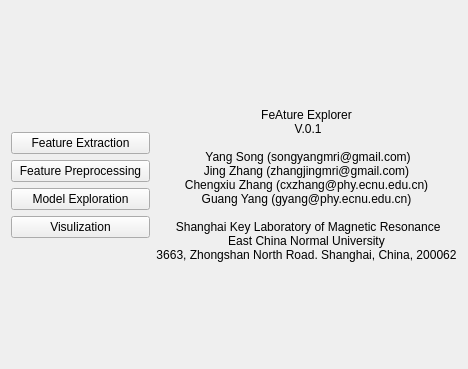
<?xml version="1.0" encoding="UTF-8"?>
<ui version="4.0">
 <class>HomePage</class>
 <widget class="QWidget" name="HomePage">
  <property name="geometry">
   <rect>
    <x>0</x>
    <y>0</y>
    <width>468</width>
    <height>369</height>
   </rect>
  </property>
  <property name="windowTitle">
   <string>FeAture Explorer (Research Used Only)</string>
  </property>
  <layout class="QGridLayout" name="gridLayout">
   <item row="0" column="0">
    <layout class="QHBoxLayout" name="horizontalLayout">
     <item>
      <layout class="QVBoxLayout" name="verticalLayout" stretch="2,1,1,1,1,2">
       <item>
        <spacer name="verticalSpacer">
         <property name="orientation">
          <enum>Qt::Vertical</enum>
         </property>
         <property name="sizeHint" stdset="0">
          <size>
           <width>20</width>
           <height>40</height>
          </size>
         </property>
        </spacer>
       </item>
       <item>
        <widget class="QPushButton" name="buttonFeatureExtraction">
         <property name="text">
          <string>Feature Extraction</string>
         </property>
        </widget>
       </item>
       <item>
        <widget class="QPushButton" name="buttonFeaturePreprocessing">
         <property name="text">
          <string>Feature Preprocessing</string>
         </property>
        </widget>
       </item>
       <item>
        <widget class="QPushButton" name="buttonModelExploration">
         <property name="text">
          <string>Model Exploration</string>
         </property>
        </widget>
       </item>
       <item>
        <widget class="QPushButton" name="buttonVisulization">
         <property name="text">
          <string>Visulization</string>
         </property>
        </widget>
       </item>
       <item>
        <spacer name="verticalSpacer_2">
         <property name="orientation">
          <enum>Qt::Vertical</enum>
         </property>
         <property name="sizeHint" stdset="0">
          <size>
           <width>20</width>
           <height>40</height>
          </size>
         </property>
        </spacer>
       </item>
      </layout>
     </item>
     <item>
      <widget class="QLabel" name="labelIntroduction">
       <property name="text">
        <string>FeAture Explorer
 V.0.1

 Yang Song (songyangmri@gmail.com)
Jing Zhang (zhangjingmri@gmail.com)
Chengxiu Zhang (cxzhang@phy.ecnu.edu.cn)
Guang Yang (gyang@phy.ecnu.edu.cn)

 Shanghai Key Laboratory of Magnetic Resonance
East China Normal University
3663, Zhongshan North Road. Shanghai, China, 200062</string>
       </property>
       <property name="textFormat">
        <enum>Qt::AutoText</enum>
       </property>
       <property name="alignment">
        <set>Qt::AlignCenter</set>
       </property>
       <property name="margin">
        <number>0</number>
       </property>
      </widget>
     </item>
    </layout>
   </item>
  </layout>
 </widget>
 <resources/>
 <connections/>
</ui>
